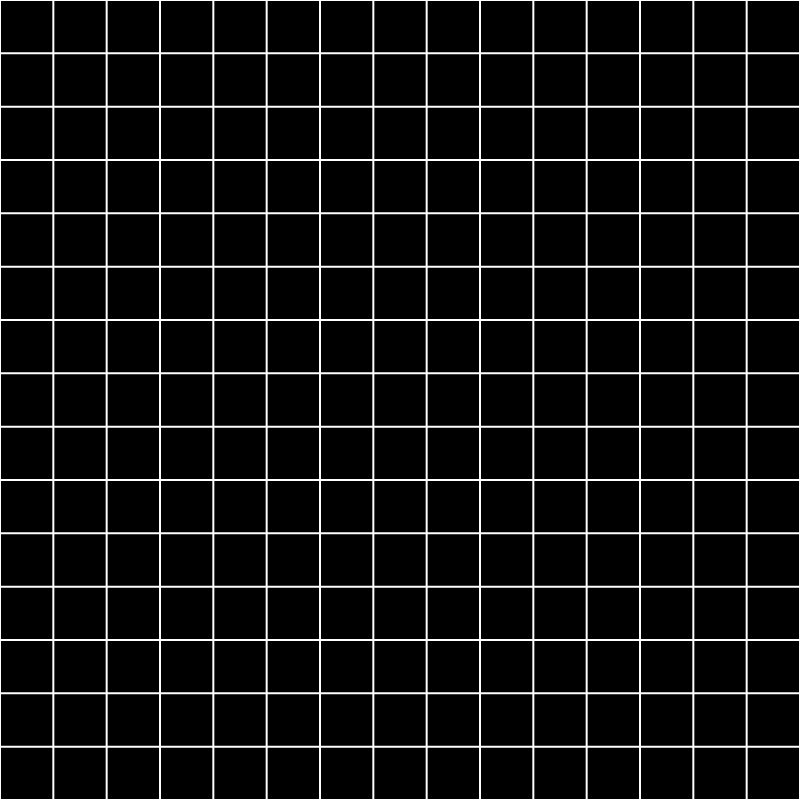
Frame 1 (no input)
Frame 60 (no input): identical to frame 1, image omitted
Frame 120 (the mouse pressed at the canvas centre since frame 60): identical to frame 1, image omitted

The p5.js sketch that drew this single still picture (run headless with seeded random() and noise() and a simulated clock; from frame 60 on, the mouse is pressed at the canvas centre):

// p5.js sketch
// ── sketch.js
let scl;
let n;
let board = [];
let clicked = [];
let bombs;
let flagged = [];

function setup() 
{
  createCanvas(800, 800); //width = height
  bombs = 25;
  n = 15;
  scl = width / n;

  for(let i = 0; i < n*n; i++)
  {
    board.push(0);
  }

  while(bombs > 0)
  {
    for(let i = 0; i < n*n; i++)
    {
      if(int(random(1, 11)) > 8)
      {
        board[i] = 1;
        bombs--;
      }
      if(bombs <= 0)
      {
        break;
      }
    }
  }
}

function draw() 
{
  background(0);
  stroke(255);
  strokeWeight(2);
  textSize(scl/2);

  for(let i = 0; i <= width / scl; i++)
  {
    line(0, i * scl, width, i * scl);
    line(i * scl, 0, i * scl, height);
  }

  for(let i = 0; i < clicked.length; i++)
  {
    let index = clicked[i];
    let x = (index % n) * scl;
    let y = int(index / n) * scl;
    let bombCounter = 0;
    
    if(board[index] === 1)
    {
      fill(255, 0, 0);
      rect(x, y, scl, scl);
    }
    else
    {
      fill(255);
      let lowerBound = -1;
      let upperBound = 1;
      let edge = n - (index % n);
      if(edge == 1)
      {
        upperBound--; //desni rob
      }
      else if(edge == n)
      {
        lowerBound++; //levi rob
      }
      
      for(let j = -1; j <= 1; j++)
      {
        for(let k = lowerBound; k <= upperBound; k++)
        {
          let indexCheck = index + j * n + k;
          if(board[indexCheck] == 1)
          {
            bombCounter++;
          }
        }
      }
      text(bombCounter, x + scl/6, y + scl / 1.7);
    }
  }

  for(let i = 0; i < flagged.length; i++)
  {
    let index = flagged[i];
    let x = (index % n) * scl;
    let y = int(index / n) * scl;
    
    fill(0, 0, 255);
    rect(x, y, scl, scl);
  }
}

function mouseReleased()
{
  if(mouseX <= width && mouseY <= height)
  {
    let x = int(mouseX / scl);
    let y = int(mouseY / scl);
    let index = x + y * n;
    let condition = true;

    if(mouseButton === RIGHT)
    {
      for(let i = 0; i < flagged.length; i++)
      {
        if(flagged[i] == index)
        {
          flagged.splice(i, 1);
          condition = false;
        }
      }
      if(condition)
      {
        flagged.push(index);
      }
    }
    else
    {
      clicked.push(index);
    } 
  }
}
